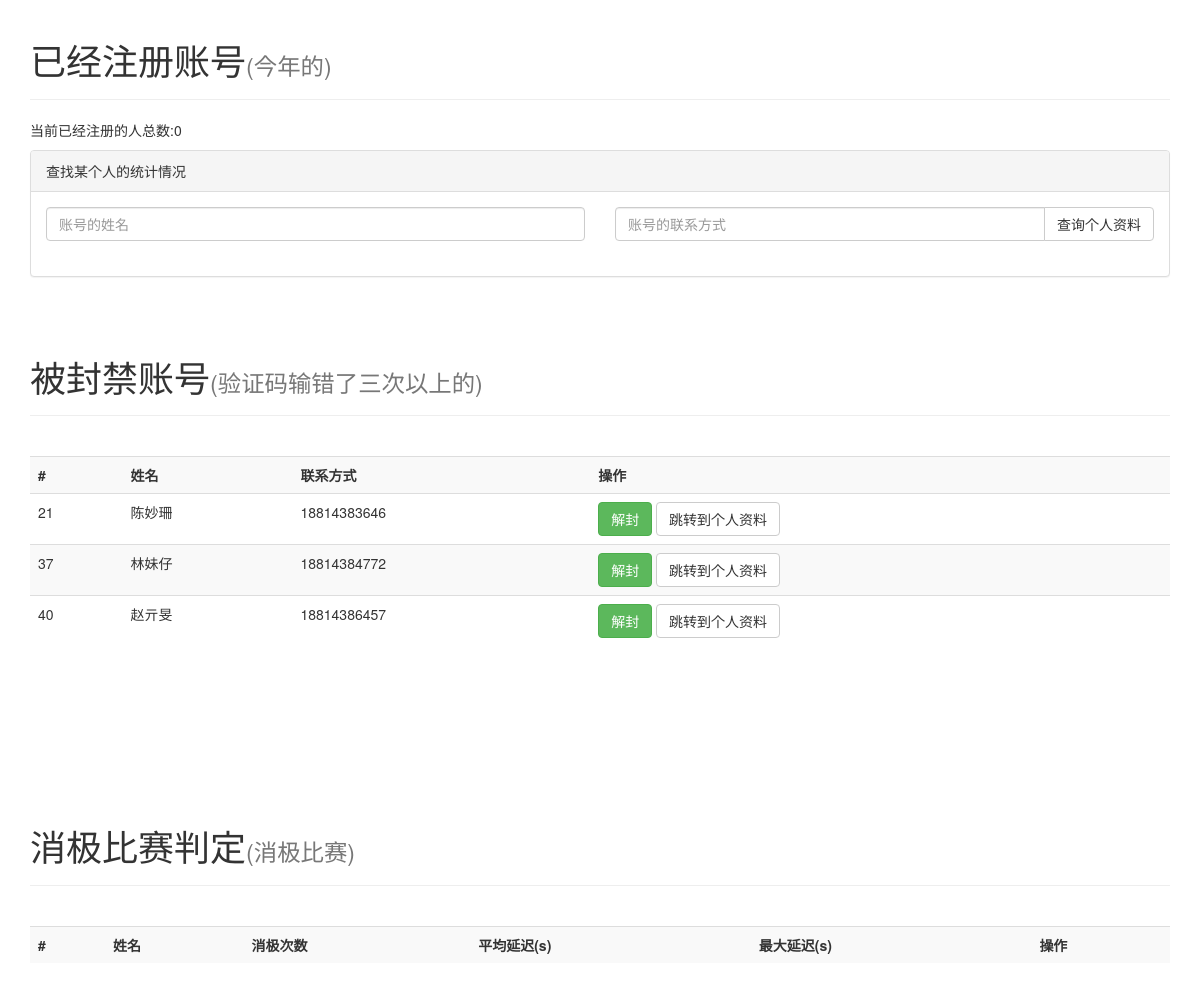
The app's page /page/activity/CAQ_people_admin.php with its own data.
### tables this page shows
CREATE TABLE IF NOT EXISTS `question_people` (
`id` int(11) NOT NULL,
  `name` text NOT NULL,
  `tel` text NOT NULL,
  `rightcount` int(11) NOT NULL DEFAULT '0',
  `wrongcount` int(11) NOT NULL DEFAULT '0',
  `score` int(11) NOT NULL DEFAULT '0',
  `historyscore` text NOT NULL,
  `rightids` text,
  `wrongids` text,
  `randomkey` text,
  `achievetime` datetime NOT NULL,
  `achievets` int(11) DEFAULT NULL,
  `isbanned` int(11) NOT NULL DEFAULT '0',
  `wrongidccount` int(11) NOT NULL DEFAULT '0',
  `ranking` int(11) NOT NULL DEFAULT '0',
  `oldranking` int(11) NOT NULL DEFAULT '1000',
  `historyranking` text NOT NULL COMMENT '每一次的排名情况',
  `participateyears` text NOT NULL COMMENT '参与过的年份',
  `historydata` text NOT NULL COMMENT '记录之前每一年这个人的答题统计',
  `active` tinyint(4) NOT NULL DEFAULT '1' COMMENT '用来记录连续没有输入验证码的次数',
  `activeminusscore` mediumint(9) NOT NULL DEFAULT '0' COMMENT '因为没有输入验证码消极比赛而扣除的分数总和',
  `lastactiveyear` int(11) NOT NULL COMMENT '最后一次参与这个活动的年份'
);

### plugin/php/sqlhelper.php (called while the page is built, shortened)
<?php
class sqlhelper{
	public function mysql($sql){
		$rerere = mysql_query($sql);
		return $rerere;
	}
}
?>

### page/activity/CAQ_people_admin.php (the view, shortened to what this page needs)
<?php
require_once(ROOT_PATH.PLUG_PATH.'/php/sqlhelper.php');
?>
<!DOCTYPE html>
<html>
    <head>
        <link rel="stylesheet" href="//maxcdn.bootstrapcdn.com/font-awesome/4.3.0/css/font-awesome.min.css">
        <?php echo constant( 'JQuery_DEFINE');echo constant( 'BOOTSTRAP_DEFINE');?>
        <link rel="stylesheet/less" href="<?php echo constant("CSS_PATH")?>caq.less">
    </head>
    <body>
        <div class="container">
            <div class="page-header">
                <h1>已经注册账号<small>(今年的)</small></h1>
            </div>
            <p>当前已经注册的人总数:<?php
                $year = date("Y");
                $nc = new sqlhelper();
                $result = $nc ->mysql("select id from question_people where lastactiveyear='$year'");
                echo mysql_num_rows($result);
            ?>
            </p>
            <div class="panel panel-default">
                <div class="panel-heading">查找某个人的统计情况</div>
                <div class="panel-body">
                <div class="row">
                  <div class="col-lg-6">
                        <input type="text" class="form-control" placeholder="账号的姓名" id="findname">
                  </div>
                  <div class="col-lg-6">
                    <div class="input-group">
                      <input type="text" class="form-control" placeholder="账号的联系方式" id="findtel">
                      <span class="input-group-btn">
                        <button class="btn btn-default" onclick="findprofile()">查询个人资料</button>
                      </span>
                    </div>
                  </div>
                </div>
                <br>
                </div>
            </div>
            <br>
            <div class="page-header">
                <h1>被封禁账号<small>(验证码输错了三次以上的)</small></h1>
            </div>
            <br>
            <table class="table table-striped">
                <tr>
                    <th>#</th>
                    <th>姓名</th>
                    <th>联系方式</th>
                    <th>操作</th>
                </tr>
                <?php
                $nc = new sqlhelper();
                $result = $nc ->mysql("select id,name,tel from question_people where isbanned=1");
                while($row = mysql_fetch_array($result)){
                ?>
                <tr>
                    <td><?php echo $row['id'];?></td>
                    <td id="deban-name-<?php echo $row['id'];?>"><?php echo $row['name'];?></td>
                    <td id="deban-tel-<?php echo $row['id'];?>"><?php echo $row['tel'];?></td>
                    <td>
                        <button class="btn btn-success" onclick="deban('<?php echo $row['id'];?>')">解封</button>
                        <button class="btn btn-default" onclick="jumptoprofile('<?php echo $row['id'];?>')">跳转到个人资料</button>
                    </td>
                </tr>
                <?php
                }
                ?>
            </table>
            <br>
            <br>
            <br>
            <br>
            <br>
            <br>
            <div class="page-header">
                <h1>消极比赛判定<small>(消极比赛)</small></h1>
            </div>
            <br>
            <table class="table table-striped">
                <tr>
                    <th>#</th>
                    <th>姓名</th>
                    <th>消极次数</th>
                    <th>平均延迟(s)</th>
                    <th>最大延迟(s)</th>
                    <th>操作</th>
                </tr>
            </table>
            <br>
        </div>
    </body>
</html>

### records on screen
question_people: id "21", name "陈妙珊", tel "18814383646"
question_people: id "37", name "林妹仔", tel "18814384772"
question_people: id "40", name "赵亓旻", tel "18814386457"

### other values on screen
mysql_num_rows($result) "0"
